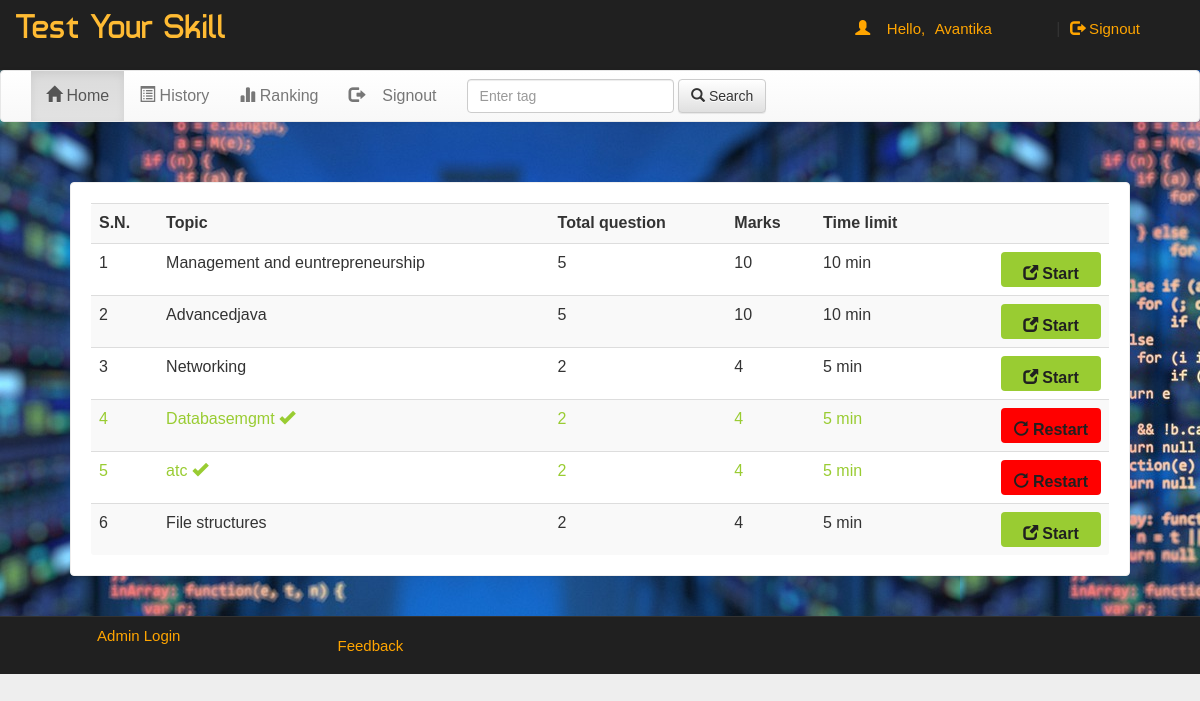
The app's page /account.php?q=1 (signed in) with its own data.
### tables this page shows
CREATE TABLE `quiz` (
  `eid` text NOT NULL,
  `title` varchar(100) NOT NULL,
  `sahi` int(11) NOT NULL,
  `wrong` int(11) NOT NULL,
  `total` int(11) NOT NULL,
  `time` bigint(20) NOT NULL,
  `intro` text NOT NULL,
  `tag` varchar(100) NOT NULL,
  `date` timestamp NOT NULL DEFAULT CURRENT_TIMESTAMP ON UPDATE CURRENT_TIMESTAMP
);

### account.php (the view, shortened to what this page needs)
<!DOCTYPE html PUBLIC "-//W3C//DTD XHTML 1.0 Transitional//EN" "http://www.w3.org/TR/xhtml1/DTD/xhtml1-transitional.dtd">
<html xmlns="http://www.w3.org/1999/xhtml">
<head>
<link  rel="stylesheet" href="css/bootstrap.min.css"/>
 <link  rel="stylesheet" href="css/bootstrap-theme.min.css"/>
 <link rel="stylesheet" href="css/main.css">
 <link  rel="stylesheet" href="css/font.css">
</head>
<body>
<div class="header">
<div class="row">
<div class="col-lg-6">
<span class="logo">Test Your Skill</span></div>
<div class="col-md-4 col-md-offset-2">
 <?php
 include_once 'dbConnection.php';
  if(!(isset($_SESSION['email']))){
header("location:index.php");
}
else
{
$name = $_SESSION['name'];
$email=$_SESSION['email'];
echo '<span class="pull-right top title1" ><span class="log1"><span class="glyphicon glyphicon-user" aria-hidden="true"></span>&nbsp;&nbsp;&nbsp;&nbsp;Hello,</span> <a href="account.php?q=1" class="log log1">'.$name.'</a>&nbsp;|&nbsp;<a href="logout.php?q=account.php" class="log"><span class="glyphicon glyphicon-log-out" aria-hidden="true"></span>&nbsp;Signout</button></a></span>';
}?>
</div>
</div></div>
<div class="bg1">
<nav class="navbar navbar-default title1">
  <div class="container-fluid">
    <div class="navbar-header">
      <a class="navbar-brand" href="#"><b></b></a>
    </div>
    <div class="collapse navbar-collapse" id="bs-example-navbar-collapse-1">
      <ul class="nav navbar-nav">
        <li <?php if(@$_GET['q']==1) echo'class="active"'; ?> ><a href="account.php?q=1"><span class="glyphicon glyphicon-home" aria-hidden="true"></span>&nbsp;Home<span class="sr-only">(current)</span></a></li>
        <li <?php if(@$_GET['q']==2) echo'class="active"'; ?>><a href="account.php?q=2"><span class="glyphicon glyphicon-list-alt" aria-hidden="true"></span>&nbsp;History</a></li>
		<li <?php if(@$_GET['q']==3) echo'class="active"'; ?>><a href="account.php?q=3"><span class="glyphicon glyphicon-stats" aria-hidden="true"></span>&nbsp;Ranking</a></li>
		<li class="pull-right"> <a href="logout.php?q=account.php"><span class="glyphicon glyphicon-log-out" aria-hidden="true"></span>&nbsp;&nbsp;&nbsp;&nbsp;Signout</a></li>
		</ul>
            <form class="navbar-form navbar-left" role="search">
        <div class="form-group">
          <input type="text" class="form-control" placeholder="Enter tag ">
        </div>
        <button type="submit" class="btn btn-default"><span class="glyphicon glyphicon-search" aria-hidden="true"></span>&nbsp;Search</button>
      </form>
      </div>
  </div>
</nav>
<div class="container">
<div class="row">
<div class="col-md-12">
<?php if(@$_GET['q']==1) {
$result = mysqli_query($con,"SELECT * FROM quiz ORDER BY date DESC") or die('Error');
echo  '<div class="panel"><div class="table-responsive"><table class="table table-striped title1">
<tr><td><b>S.N.</b></td><td><b>Topic</b></td><td><b>Total question</b></td><td><b>Marks</b></td><td><b>Time limit</b></td><td></td></tr>';
$c=1;
while($row = mysqli_fetch_array($result)) {
	$title = $row['title'];
	$total = $row['total'];
	$sahi = $row['sahi'];
    $time = $row['time'];
	$eid = $row['eid'];
$q12=mysqli_query($con,"SELECT score FROM history WHERE eid='$eid' AND email='$email'" )or die('Error98');
$rowcount=mysqli_num_rows($q12);
if($rowcount == 0){
	echo '<tr><td>'.$c++.'</td><td>'.$title.'</td><td>'.$total.'</td><td>'.$sahi*$total.'</td><td>'.$time.'&nbsp;min</td>
	<td><b><a href="account.php?q=quiz&step=2&eid='.$eid.'&n=1&t='.$total.'" class="pull-right btn sub1" style="margin:0px;background:#99cc32"><span class="glyphicon glyphicon-new-window" aria-hidden="true"></span>&nbsp;<span class="title1"><b>Start</b></span></a></b></td></tr>';
}
else
{
echo '<tr style="color:#99cc32"><td>'.$c++.'</td><td>'.$title.'&nbsp;<span title="This quiz is already solve by you" class="glyphicon glyphicon-ok" aria-hidden="true"></span></td><td>'.$total.'</td><td>'.$sahi*$total.'</td><td>'.$time.'&nbsp;min</td>
	<td><b><a href="update.php?q=quizre&step=25&eid='.$eid.'&n=1&t='.$total.'" class="pull-right btn sub1" style="margin:0px;background:red"><span class="glyphicon glyphicon-repeat" aria-hidden="true"></span>&nbsp;<span class="title1"><b>Restart</b></span></a></b></td></tr>';
}
}
echo '</table></div></div>';
}?>
</div></div></div></div>
<div class="row footer">
<div class="col-md-3 box">
<a href="#" data-toggle="modal" data-target="#login">Admin Login</a></div>
<div class="col-md-3 box">
<div class="col-md-3 box">
<a href="feedback.php" target="_blank">Feedback</a></div></div>
</body>
</html>

### css/main.css (style rules this page uses)
body { overflow-x:hidden; width:100%; height: 100%; font: 15px "Century Gothic", "Times Roman", sans-serif; background:#eee; min-height:550px; background-attachment:fixed; }
.bg1 { background:url(../image/bg2.jpg); min-height:60px; }
.panel { border-color:#eee; margin:40px; padding:20px; font: 15px "Century Gothic", "Times Roman", sans-serif; }
.header { background:#202020; height:70px; }
.logo { font-family:'typo'; font-size:35px; color:#ffbb33; margin:15px; }
.title1 { font: 16px "Century Gothic", "Times Roman", sans-serif; }
.sub1 { width:90px; color:#202020; background:orange; font-size:15px; height:35px; margin:20px; padding:10px; width:100px; }
.footer { font-size:15px; text-align:center; border-top:1px solid; border-color:#323232; background-color:#202020; }
.footer a { margin:25px; color:orange; text-decoration:none; font: 15px "Century Gothic", "Times Roman", sans-serif; }
.box { padding:10px; }
.top { margin-top:20px; }
.log1 { font: 15px 'Ubuntu', sans-serif; color:orange; margin-left:10px; }
.log { margin:10px; margin-right:60px; margin-left:5px; color:orange; text-decoration:none; font-size:20px; font-size:15px; }

### records on screen
quiz: title "Management and euntrepreneurship", total "5", $sahi*$total "10", time "10"
quiz: title "Advancedjava", total "5", $sahi*$total "10", time "10"
quiz: title "Networking", total "2", $sahi*$total "4", time "5"
quiz: title "Databasemgmt", total "2", $sahi*$total "4", time "5"
quiz: title "atc", total "2", $sahi*$total "4", time "5"
quiz: title "File structures", total "2", $sahi*$total "4", time "5"

### other values on screen
$name "Avantika"
